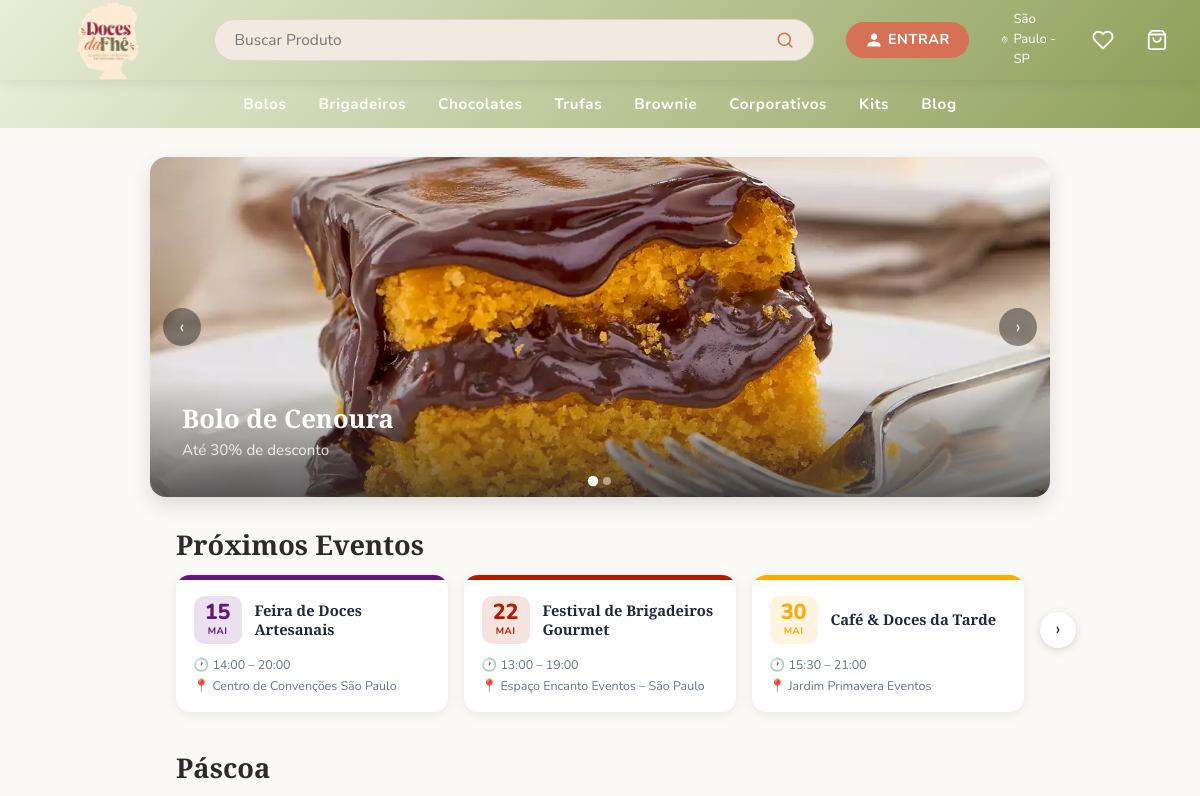
Page /dashboard (upper part) on the earlier database version.
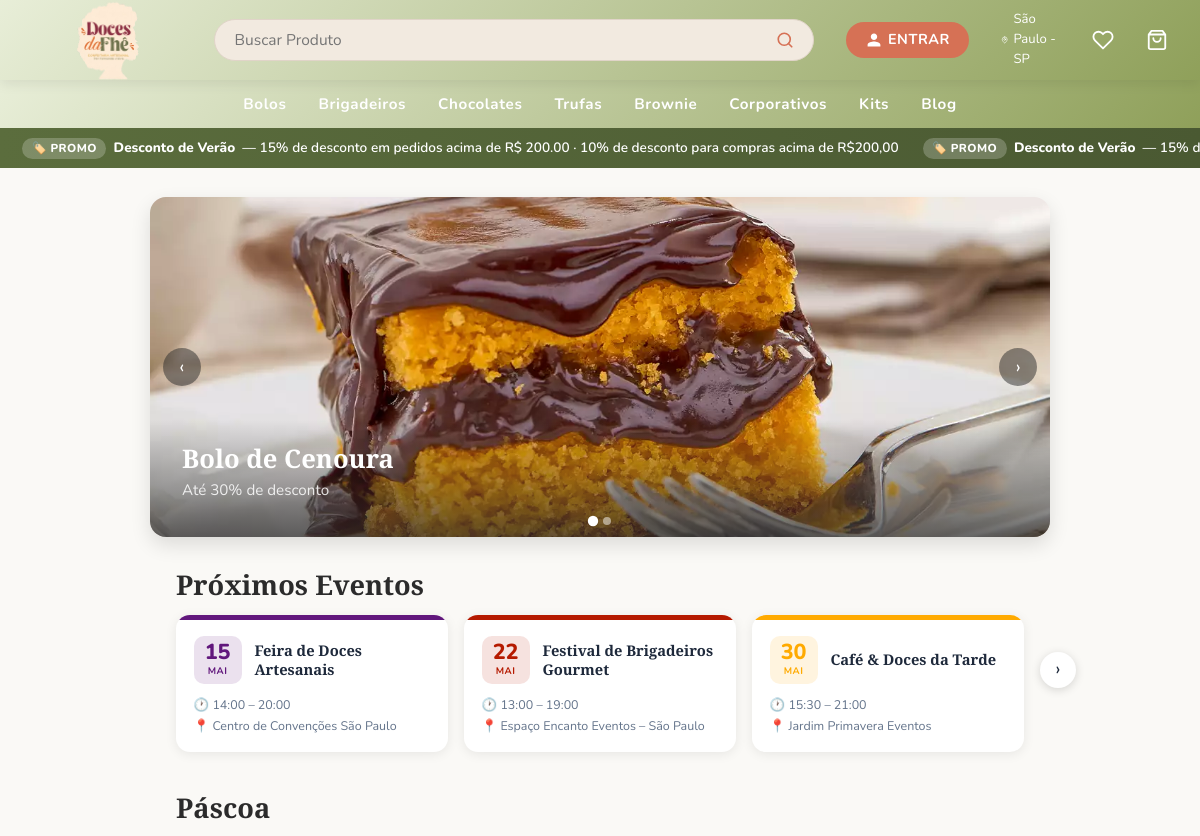
Same page on the later database version.
### models.py (models this page shows, shortened)
class CarrosselItem(db.Model):
    __tablename__ = "carrossel_itens"
    id         = db.Column(db.Integer, primary_key=True)
    titulo     = db.Column(db.String(200), nullable=True)
    subtitulo  = db.Column(db.String(300), nullable=True)
    imagem     = db.Column(db.String(300), nullable=False)  # nome do arquivo
    ordem      = db.Column(db.Integer, default=0)
    ativo      = db.Column(db.Boolean, default=True)
    created_at = db.Column(db.DateTime, default=datetime.utcnow)

class AgendaEvento(db.Model):
    __tablename__ = 'agenda_eventos'
    id          = db.Column(db.Integer, primary_key=True)
    titulo      = db.Column(db.String(150), nullable=False)
    descricao   = db.Column(db.Text, nullable=True)
    local       = db.Column(db.String(200), nullable=True)
    data_inicio = db.Column(db.DateTime, nullable=False)
    data_fim    = db.Column(db.DateTime, nullable=True)
    cor         = db.Column(db.String(7), default='#5B6D3D')
    created_at  = db.Column(db.DateTime, default=datetime.utcnow)

class EventoEspecial(db.Model):
    __tablename__ = "eventos_especiais"
    id          = db.Column(db.Integer, primary_key=True)
    nome        = db.Column(db.String(100), nullable=False, unique=True)
    descricao   = db.Column(db.String(300), nullable=True)
    ativo       = db.Column(db.Boolean, default=True)
    data_inicio = db.Column(db.DateTime, nullable=True)  # None = sem restrição de início
    data_fim    = db.Column(db.DateTime, nullable=True)  # None = sem restrição de fim
    created_at  = db.Column(db.DateTime, default=datetime.utcnow)
    produtos = db.relationship('ProdutoEspecial', backref='evento', lazy=True, cascade='all, delete-orphan')
    @property
    def no_periodo(self):
        agora = datetime.now()
        if self.data_inicio and agora < self.data_inicio:
            return False
        if self.data_fim and agora > self.data_fim:
            return False
        return True

class Promocao(db.Model):
    __tablename__ = "promocoes"
    id           = db.Column(db.Integer, primary_key=True)
    nome         = db.Column(db.String(200), nullable=False)
    descricao    = db.Column(db.String(500), default='')
    tipo         = db.Column(db.String(20), nullable=False)   # 'percentual' ou 'fixo'
    valor        = db.Column(db.Numeric(10, 2), nullable=False)
    valor_minimo = db.Column(db.Numeric(10, 2), default=0)
    ativo            = db.Column(db.Boolean, default=True)
    mostrar_na_faixa = db.Column(db.Boolean, default=False)
    criado_em        = db.Column(db.DateTime, default=datetime.utcnow)

### app.py (the view)
@app.route('/dashboard')
def dashboard():
    produtos      = Product.query.filter(Product.ativo == True, Product.category != 'corporativos').all()
    produtos_corp = Product.query.filter_by(ativo=True, category='corporativos').all()
    eventos   = [e for e in EventoEspecial.query.filter_by(ativo=True).all() if e.no_periodo]
    carrossel = CarrosselItem.query.filter_by(ativo=True).order_by(CarrosselItem.ordem).all()
    kits      = Kit.query.filter_by(is_admin_kit=True, ativo=True).all()
    fav_p, fav_k, fav_e = _fav_sets(current_user.id) if current_user.is_authenticated else (set(), set(), set())
    rows_p = db.session.query(Avaliacao.produto_id, func.avg(Avaliacao.estrelas), func.count(Avaliacao.id))\
               .filter(Avaliacao.produto_id.isnot(None)).group_by(Avaliacao.produto_id).all()
    rows_k = db.session.query(Avaliacao.kit_id, func.avg(Avaliacao.estrelas), func.count(Avaliacao.id))\
               .filter(Avaliacao.kit_id.isnot(None)).group_by(Avaliacao.kit_id).all()
    medias_p = {r[0]: (round(r[1], 1), r[2]) for r in rows_p}
    medias_k = {r[0]: (round(r[1], 1), r[2]) for r in rows_k}
    posts_recentes = BlogPost.query.filter_by(status='publicado')\
                        .order_by(BlogPost.created_at.desc()).limit(3).all()
    from datetime import datetime as dt
    agenda_proximos = AgendaEvento.query\
                        .filter(AgendaEvento.data_inicio >= dt.now())\
                        .order_by(AgendaEvento.data_inicio).limit(5).all()
    promocoes_loja = Promocao.query.filter_by(ativo=True, mostrar_na_faixa=True).order_by(Promocao.valor_minimo).all()
    return render_template('dashboard.html',
                           user=current_user,
                           produtos=produtos,
                           produtos_corp=produtos_corp,
                           eventos=eventos,
                           carrossel=carrossel,
                           kits=kits,
                           fav_p=fav_p, fav_k=fav_k, fav_e=fav_e,
                           medias_p=medias_p, medias_k=medias_k,
                           posts_recentes=posts_recentes,
                           agenda_proximos=agenda_proximos,
                           promocoes_loja=promocoes_loja)

### app.py (called while the page is built)
def mes_pt(dt):
    return _MESES_ABREV_PT[dt.month - 1]

@app.context_processor
def inject_globals():
    if current_user.is_authenticated:
        total_itens = db.session.query(
            db.func.sum(CarrinhoItem.quantidade)
        ).filter_by(user_id=current_user.id).scalar() or 0
    else:
        total_itens = 0
    site_config = SiteConfig.query.first()
    return dict(carrinho_total=total_itens, site_config=site_config)

### models.py (called while the page is built)
    @property
    def total_price(self):
        return sum(kp.product.price * kp.quantity for kp in self.products)

### templates/dashboard.html (shortened to what this page needs)
{% extends "admin/base.html" %}
{% block styles %}
<link rel="stylesheet" href="{{ url_for('static', filename='dashboard.css') }}">
{% endblock %}
{% block content %}
<header>
  <div class="logo">
    <a href="{{ url_for('dashboard') }}" >
      <img class="logo-img" src="{{ url_for('static', filename=site_config.logo_url if site_config and site_config.logo_url else 'uploads/logo.png') }}" alt="{{ site_config.site_name if site_config else 'Doces da Fhê' }}" />
    </a>
  </div>
  <div class="search-bar-wrap">
    <div class="search-bar">
      <input type="text" id="searchInput" placeholder="Buscar Produto"
             onkeydown="if(event.key==='Enter') buscarGlobal()" />
      <button onclick="buscarGlobal()" aria-label="Buscar"><svg xmlns="http://www.w3.org/2000/svg" width="18" height="18" viewBox="0 0 24 24" fill="none" stroke="currentColor" stroke-width="2.2" stroke-linecap="round" stroke-linejoin="round"><circle cx="11" cy="11" r="8"/><line x1="21" y1="21" x2="16.65" y2="16.65"/></svg></button>
    </div>
  </div>
  <div class="header-right">
    {% if current_user.is_authenticated %}
      <div class="user-menu">
        <span class="btn-entrar user-btn" onclick="this.closest('.user-menu').classList.toggle('open')"><svg xmlns="http://www.w3.org/2000/svg" width="16" height="16" viewBox="0 0 24 24" fill="currentColor"><path d="M12 12c2.7 0 4.8-2.1 4.8-4.8S14.7 2.4 12 2.4 7.2 4.5 7.2 7.2 9.3 12 12 12zm0 2.4c-3.2 0-9.6 1.6-9.6 4.8v2.4h19.2v-2.4c0-3.2-6.4-4.8-9.6-4.8z"/></svg> Bem-vindo, {% if current_user.is_admin %}Admin{% else %}{{ (current_user.name or current_user.email).split()[0] }}{% endif %}</span>
        <div class="user-dropdown">
          <a href="{{ url_for('meus_pedidos') }}" class="user-dropdown-item">Meus Pedidos</a>
          <a href="{{ url_for('logout') }}" class="user-dropdown-item">Sair &rarr;</a>
        </div>
      </div>
    {% else %}
      <a href="{{ url_for('login') }}" class="btn-entrar"><svg xmlns="http://www.w3.org/2000/svg" width="16" height="16" viewBox="0 0 24 24" fill="currentColor"><path d="M12 12c2.7 0 4.8-2.1 4.8-4.8S14.7 2.4 12 2.4 7.2 4.5 7.2 7.2 9.3 12 12 12zm0 2.4c-3.2 0-9.6 1.6-9.6 4.8v2.4h19.2v-2.4c0-3.2-6.4-4.8-9.6-4.8z"/></svg> ENTRAR</a>
    {% endif %}
    <span class="location">
      São Paulo - SP
    </span>
    <a href="{{ url_for('favoritos') }}" class="cart-icon-wrap" title="Favoritos">
      <svg width="22" height="22" viewBox="0 0 24 24" fill="none" stroke="white" stroke-width="2" stroke-linecap="round" stroke-linejoin="round">
        <path d="M20.84 4.61a5.5 5.5 0 0 0-7.78 0L12 5.67l-1.06-1.06a5.5 5.5 0 0 0-7.78 7.78l1.06 1.06L12 21.23l7.78-7.78 1.06-1.06a5.5 5.5 0 0 0 0-7.78z"/>
      </svg>
    </a>
    <a href="{{ url_for('carrinho') }}" class="cart-icon-wrap">
      <svg width="22" height="22" fill="white" viewBox="0 0 24 24">
        <path d="M6 2 3 6v14a2 2 0 0 0 2 2h14a2 2 0 0 0 2-2V6l-3-4zM3 6h18M16 10a4 4 0 0 1-8 0"
              stroke="white" stroke-width="2" fill="none" stroke-linecap="round" stroke-linejoin="round"/>
      </svg>
    </a>
  </div>
</header>
<nav>
  <a href="{{ url_for('categoria', nome='bolos') }}">Bolos</a>
  <a href="{{ url_for('categoria', nome='brigadeiros') }}">Brigadeiros</a>
  <a href="{{ url_for('categoria', nome='chocolates') }}">Chocolates</a>
  <a href="{{ url_for('categoria', nome='trufas') }}">Trufas</a>
  <a href="{{ url_for('categoria', nome='brownie') }}">Brownie</a>
  <a href="{{ url_for('categoria', nome='corporativos') }}">Corporativos</a>
  <a href="{{ url_for('kits_loja') }}">Kits</a>
  <a href="{{ url_for('blog.index') }}">Blog</a>
</nav>
{% if promocoes_loja %}
<div class="promo-bar" id="promoBar">
  <div class="promo-bar-track" id="promoBarTrack">
    {% for p in promocoes_loja %}
    <span class="promo-bar-item">
      <span class="promo-bar-tag">🏷️ PROMO</span>
      <strong>{{ p.nome }}</strong>
      —
      {% if p.tipo == 'percentual' %}
        {{ "%.0f"|format(p.valor) }}% de desconto
      {% else %}
        R$ {{ "%.2f"|format(p.valor) }} de desconto
      {% endif %}
      {% if p.valor_minimo and p.valor_minimo > 0 %}
        em pedidos acima de R$ {{ "%.2f"|format(p.valor_minimo) }}
      {% endif %}
      {% if p.descricao %} · {{ p.descricao }}{% endif %}
    </span>
    {% endfor %}
  </div>
</div>
{% endif %}
<div class="carrossel-wrap">
  <button class="carousel-btn prev" onclick="moverCarrossel(-1)">&#8249;</button>
  <div class="carrossel-track" id="carrosselTrack">
    {% if carrossel %}
      {% for item in carrossel %}
      <div class="carrossel-slide {% if loop.first %}active{% endif %}">
        <img src="{{ url_for('static', filename='uploads/carrossel/' + item.imagem) }}"
             alt="{{ item.titulo or 'Doces da Fhê' }}">
        {% if item.titulo or item.subtitulo %}
        <div class="carrossel-caption">
          {% if item.titulo %}<h2>{{ item.titulo }}</h2>{% endif %}
          {% if item.subtitulo %}<p>{{ item.subtitulo }}</p>{% endif %}
        </div>
        {% endif %}
      </div>
      {% endfor %}
    {% endif %}
  </div>
  <button class="carousel-btn next" onclick="moverCarrossel(1)">&#8250;</button>
  {% if carrossel|length > 1 %}
  <div class="carrossel-dots" id="carrosselDots">
    {% for item in carrossel %}
    <span class="dot {% if loop.first %}active{% endif %}"
          onclick="irParaSlide({ loop,index0 })"></span>
    {% endfor %}
  </div>
  {% endif %}
</div>
{% if agenda_proximos %}
<div style="display:flex; align-items:baseline; justify-content:space-between; max-width:960px; margin:2rem auto .8rem; padding:0 3.5rem;">
  <h2 class="section-title" style="margin:0; padding:0;">Próximos Eventos</h2>
</div>
<div style="position:relative; max-width:960px; margin:0 auto 2.5rem; padding:0 3.5rem;">
  {% if agenda_proximos|length > 3 %}
  <button onclick="agendaPage(1)"  class="cards-btn next">&#8250;</button>
  {% endif %}
  <div id="agendaGrid" style="display:grid; grid-template-columns:repeat(3, 1fr); gap:1rem;">
    {% for ev in agenda_proximos %}
    <div class="agenda-ev-card" style="background:#fff; border-radius:14px; box-shadow:0 2px 12px rgba(0,0,0,.08); overflow:hidden; display:none;">
      <div style="height:5px; background:{{ ev.cor }};"></div>
      <div style="padding:1rem 1.1rem;">
        <div style="display:flex; align-items:center; gap:.8rem; margin-bottom:.7rem;">
          <div style="background:{{ ev.cor }}20; border-radius:10px; padding:.4rem .65rem; text-align:center; min-width:48px; flex-shrink:0;">
            <div style="font-size:1.35rem; font-weight:800; color:{{ ev.cor }}; line-height:1;">{{ ev.data_inicio.strftime('%d') }}</div>
            <div style="font-size:.6rem; font-weight:700; text-transform:uppercase; color:{{ ev.cor }}; letter-spacing:.06em;">{{ ev.data_inicio | mes_pt }}</div>
          </div>
          <h3 style="font-size:.92rem; font-weight:700; color:#1e293b; margin:0; line-height:1.3;">{{ ev.titulo }}</h3>
        </div>
        <p style="font-size:.78rem; color:#64748b; margin:0 0 .2rem;">🕐 {{ ev.data_inicio.strftime('%H:%M') }}{% if ev.data_fim %} – {{ ev.data_fim.strftime('%H:%M') }}{% endif %}</p>
        {% if ev.local %}<p style="font-size:.78rem; color:#64748b; margin:0;">📍 {{ ev.local }}</p>{% endif %}
      </div>
    </div>
    {% endfor %}
  </div>
</div>
{% endif %}
{% for evento in eventos %}
  {% if evento.ativo %}
    {% set produtos_visiveis = evento.produtos | selectattr('mostrar') | list %}
    {% if produtos_visiveis %}
    <h2 class="section-title">{{ evento.nome }}</h2>
    {% endif %}
  {% endif %}
{% endfor %}
{% endblock %}

### templates/admin/base.html (shortened to what this page needs)
<!DOCTYPE html>
<html>
<head>
  <link href="https://cdn.jsdelivr.net/npm/bootstrap@5.3.0/dist/css/bootstrap.min.css" rel="stylesheet">
  <link rel="stylesheet" href="https://cdnjs.cloudflare.com/ajax/libs/cropperjs/1.6.1/cropper.min.css">
  {% block styles %}{% endblock %}
  <link rel="stylesheet" href="{{ url_for('dynamic_styles') }}">
  {% if not request.path.startswith('/admin') and request.path not in ['/login', '/signup', '/logout', '/forgot-password', '/change-password'] and not request.path.startswith('/reset-password') %}
  <link rel="stylesheet" href="{{ url_for('static', filename='accessibility.css') }}">
  {% endif %}
</head>
<body>
<div class="acc-content-wrap">
<main id="acc-main-content">
{% block content %}
{% endblock %}
</main>
</div>
</body>
</html>

### static/accessibility.css (style rules this page uses)
:root { --acc-blue: #1E5AA8; --acc-blue-dark: #154080; --acc-blue-light: #dbeafe; }
.acc-content-wrap { min-height: 100vh; }

### templates/admin/base.html (style rules this page uses)
:root { --color-primary: #5B6D3D; --color-secondary: #D67155; --color-accent: #F3B651; --color-dark: #932E50; --color-bg: #F4F6FB; --color-white: #FFFFFF; --color-text: #1e293b; --color-muted: #64748b; --color-border: #e2e8f0; --sidebar-bg: #D67155; --sidebar-hover: rgba(255,255,255,.12); --sidebar-active: rgba(255,255,255,.2); --shadow-sm: 0 1px 4px rgba(0,0,0,.06); --shadow-md: 0 4px 12px rgba(0,0,0,.08); --shadow-lg: 0 8px 24px rgba(0,0,0,.12); --radius-sm: 6px; --radius-md: 10px; --radius-lg: 16px; }
*, *::before, *::after { box-sizing: border-box; }
body { font-family: 'Nunito', sans-serif !important; background: var(--color-bg); color: var(--color-text); margin: 0 !important; padding: 0 !important; }

### templates/dashboard.html (style rules this page uses)
.promo-bar { position: relative; width: 100%; background: linear-gradient(90deg, var(--color-primary) 0%, var(--color-hover-primary) 100%); color: #fff; overflow: hidden; display: flex; align-items: center; min-height: 40px; z-index: 10; }
.promo-bar-track { display: flex; align-items: center; gap: 1.5rem; padding: .55rem 3rem .55rem 1.4rem; white-space: nowrap; overflow-x: auto; scrollbar-width: none; -ms-overflow-style: none; flex: 1; animation: promoScroll 30s linear infinite; }
.promo-bar-item { display: inline-flex; align-items: center; gap: .45rem; font-size: .85rem; font-family: 'Nunito', sans-serif; font-weight: 600; flex-shrink: 0; }
.promo-bar-item strong { font-weight: 800; }
.promo-bar-tag { background: rgba(255,255,255,.22); border-radius: 20px; padding: .12rem .6rem; font-size: .72rem; font-weight: 800; letter-spacing: .04em; }

Differences in the rows shown:
added Promocao: nome "Desconto de Verão", valor "15", valor_minimo "200.00", descricao "10% de desconto para compras acima de R$200,00"
